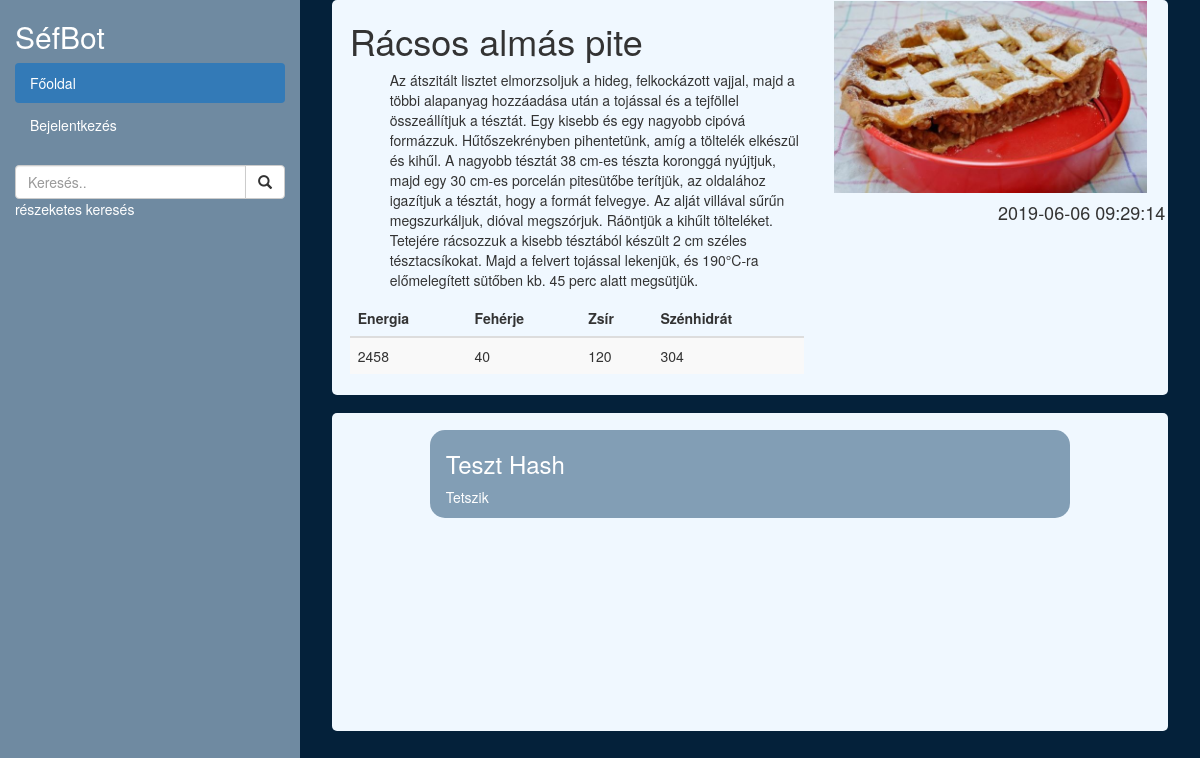
The page /recept.php?id=4 on the database as committed earlier.
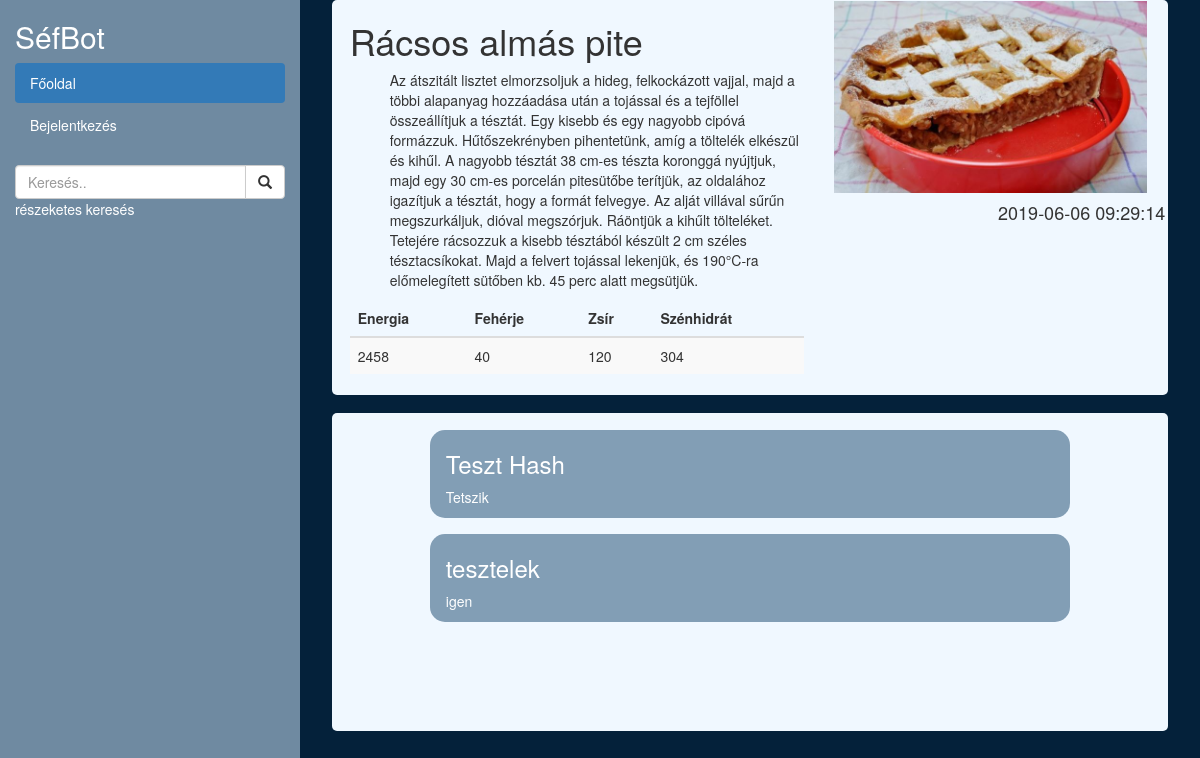
The same page on the database as committed later.
### tables this page shows
CREATE TABLE `recept` (
  `id` int(11) NOT NULL,
  `szerzo_id` int(11) DEFAULT NULL,
  `neve` varchar(20) NOT NULL,
  `leiras` varchar(5000) NOT NULL,
  `energia` double DEFAULT NULL,
  `feherje` double DEFAULT NULL,
  `zsir` double DEFAULT NULL,
  `szenhidrat` double DEFAULT NULL,
  `mikor` datetime NOT NULL DEFAULT CURRENT_TIMESTAMP
);

CREATE TABLE `hozzaszolasok` (
  `recept_id` int(11) DEFAULT NULL,
  `ki` int(11) DEFAULT NULL,
  `mit` varchar(255) DEFAULT NULL
);

CREATE TABLE `felhasznalok` (
  `id` int(11) NOT NULL,
  `username` varchar(20) NOT NULL,
  `jelszo` varchar(300) NOT NULL,
  `email` varchar(100) NOT NULL,
  `pont` int(5) NOT NULL DEFAULT '0',
  `bejelentkezve` datetime DEFAULT NULL
);

### recept.php (the view, shortened to what this page needs)
<?php
include_once 'include/menu.php'
?>
<?php
$id=$_GET['id'];
$sql = "SELECT * FROM recept where $id=id";
$result = $conn->query($sql);
?>
<?php if ($result->num_rows > 0) {
        while($row = $result->fetch_assoc()) {
            echo "<div class='doboz'>
                    <div class='row'>
                        <div class='col-sm-7'>
                            <h1>".$row["neve"]."</h1>";
                            echo"
                            <p><ol>".$row["leiras"]."</ol></p>
                            <table class=\"table table-striped\">
    <thead>
      <tr>
        <th>Energia</th>
        <th>Fehérje</th>
        <th>Zsír</th>
        <th>Szénhidrát</th>
      </tr>
    </thead>
    <tbody>
      <tr>
        <td>".$row["energia"]."</td>
        <td>".$row["feherje"]."</td>
        <td>".$row["zsir"]."</td>
        <td>".$row["szenhidrat"]."</td>
      </tr>
    </tbody>
  </table>
                        </div>";
                        echo "<div class='col-sm-5'>
                            <img class='img-fluid' src='include/img/".$row["id"].".jpg'>
                        </div>
                    <h4 style='float:right'>".$row["mikor"]."</h4>
                    </div>
            </div>";
        }
    } else {
        echo "0 results";
    }
    ?>
<div class="doboz" style="padding-top: 2%;">
    <div style=" height:300px; overflow-y: auto;">
    <?php
    $sql2 = "SELECT mit, username FROM hozzaszolasok, felhasznalok where $id=hozzaszolasok.recept_id AND hozzaszolasok.ki=felhasznalok.id";
    $result = $conn->query($sql2);
    if ($result->num_rows > 0) {
    while($row = $result->fetch_assoc()) {
    echo "
<div class='mssgBox'>
<h3> ".$row["username"]."</h3>
    <p>".$row["mit"]."</p>
    </div>
";
    }}
    ?>
    </div>
</div>
</div>
</div>
</body>
</html>

### include/menu.php (shortened to what this page needs)
<!DOCTYPE html>
<html lang="hun">
<head>
    <link rel="stylesheet" href="https://maxcdn.bootstrapcdn.com/bootstrap/3.4.0/css/bootstrap.min.css">
</head>
<body>
<div class="container-fluid">
    <div class="row content">
        <div class="col-sm-3 sidenav menu">
            <h2 style="color:white">SéfBot</h2>
            <ul class="nav nav-pills nav-stacked">
                <li class="active"><a href="index.php">Főoldal</a></li>
                <li> <?php if(!isset($_SESSION["user"])){
                        echo "<a href='login.php'>Bejelentkezés</a>";
                    }else{
                        echo "<a href='logout.php'>Kijelentkezés</a>";
                    } ?> </li>
            </ul><br>
            <form method="post" action="kereses.php">
            <div class="input-group">
                <input type="text" name="keres" id="keres" class="form-control" placeholder="Keresés..">
                <span class="input-group-btn">
          <button class="btn btn-default" type="submit">
            <span class="glyphicon glyphicon-search"></span>
          </button>
        </span>
            </div></form>
            <a href="#">részeketes keresés</a>
        </div>
        <div class="col-sm-9 tartalom">

### include/menu.php (style rules this page uses)
.row.content { height: 100vh; }
.sidenav { background-color: #f1f1f1; height: 100%; }
.doboz { background-color: aliceblue; border-radius: 5px 5px 5px 5px; margin-bottom: 2%; margin-left: 2%; margin-right: 2%; padding: 0.1% 2% 0.1% 2%; }
.doboz img { width: 99%; padding-top:0.1%; padding-bottom: 0.1%; }
.menu { background-color: #6F8AA1; }
.menu a { color:white; }
body { background-color: #04213A; }
.mssgBox { margin-right: 10%; margin-left: 10%; margin-bottom: 2%; background-color: #829eb5; border-radius: 15px 15px 15px 15px; padding: 0.1% 2% 0.1% 2%; color: white; }

Rows that differ between the two databases and show on the page:
added hozzaszolasok: ki.username "tesztelek", mit "igen"
